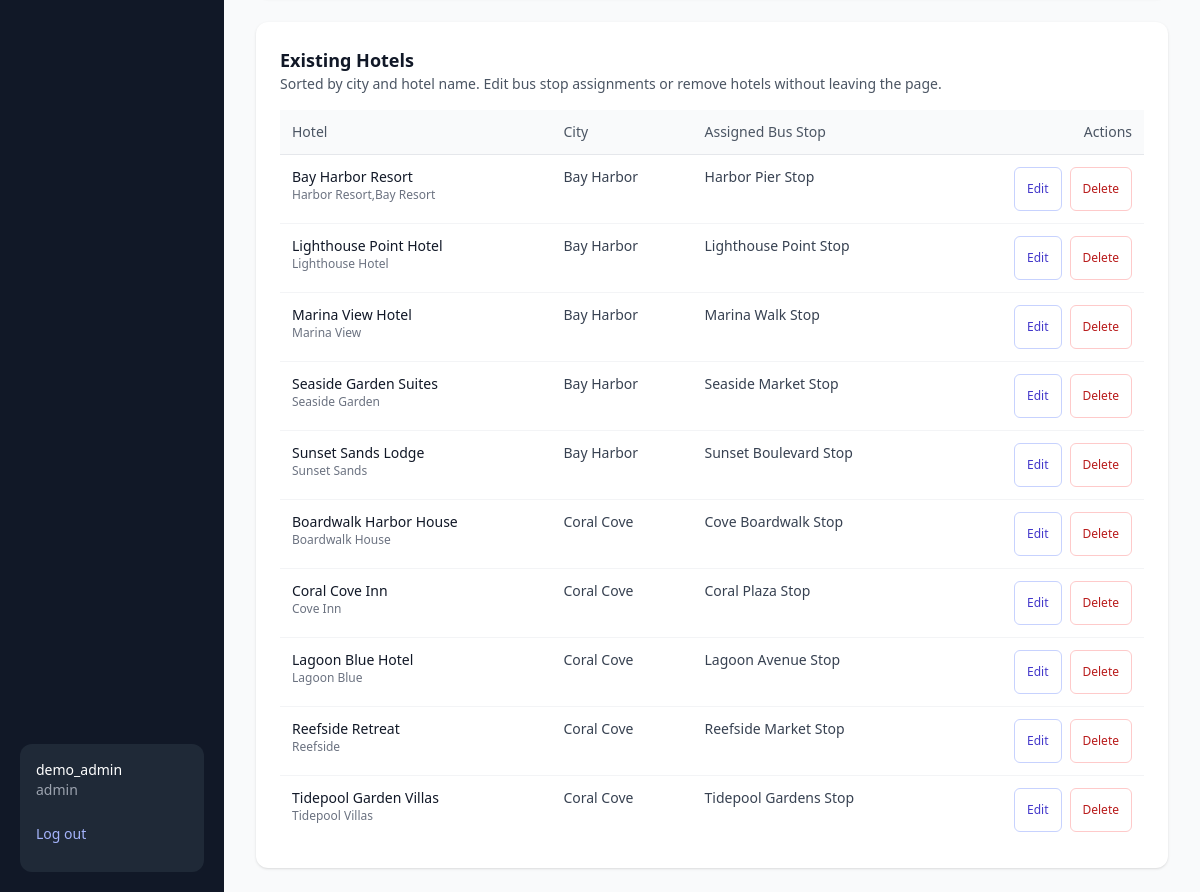
Page /hotel-management (signed in, lower part) on the earlier database version.
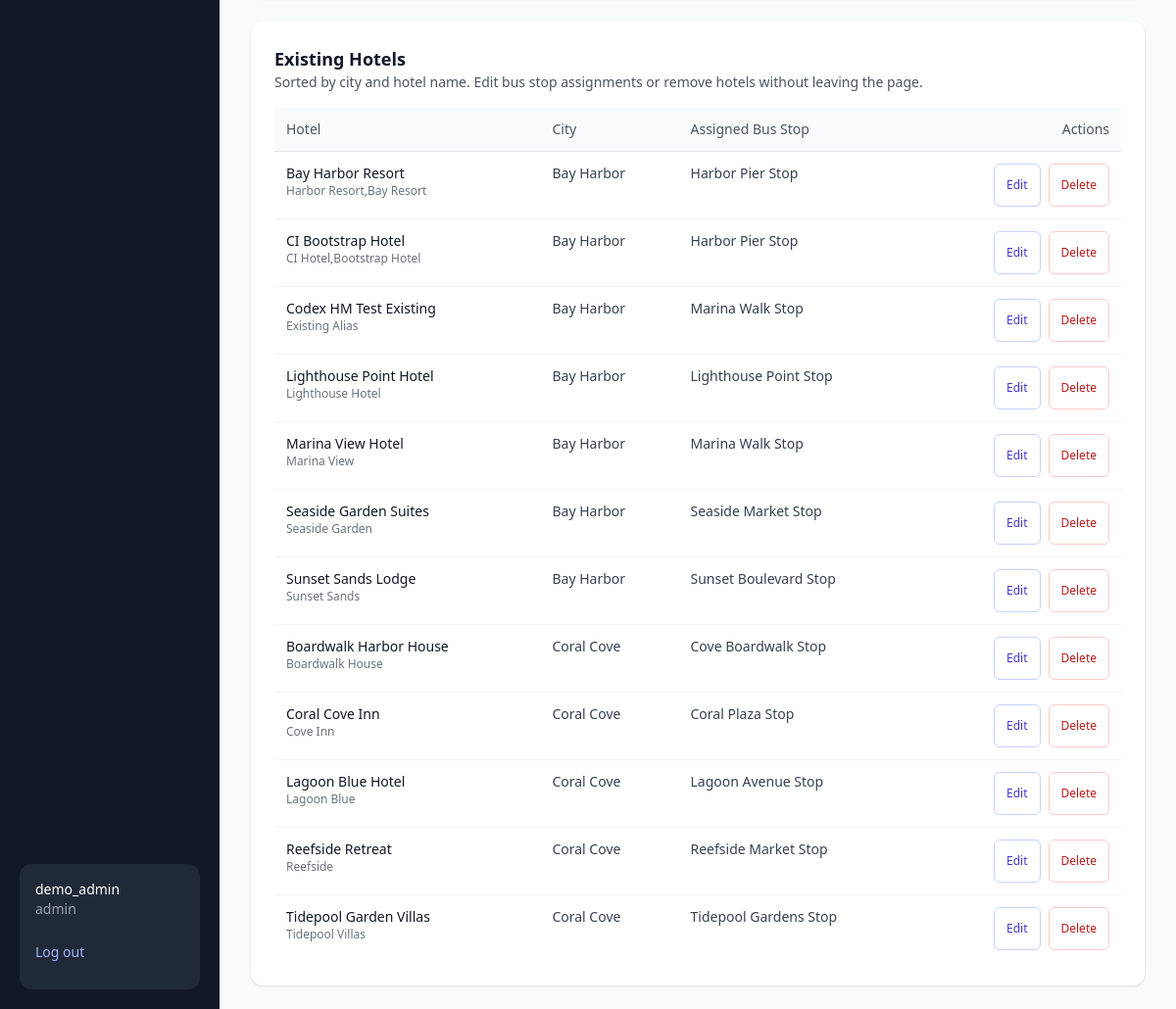
Same page on the later database version.
### cruise_email_dashboard/database/models.py (models this page shows)
class Hotel(Base):
    __tablename__ = "hotels"
    id: Mapped[int] = mapped_column(Integer, primary_key=True)
    name: Mapped[str] = mapped_column(String(255), unique=True, nullable=False)
    aliases: Mapped[str] = mapped_column(Text, default="", nullable=False)
    bus_stop_id: Mapped[int | None] = mapped_column(ForeignKey("bus_stops.id"))
    city_id: Mapped[int | None] = mapped_column(ForeignKey("cities.id"))
    city: Mapped["City | None"] = relationship("City", back_populates="hotels")
    bus_stop: Mapped["BusStop | None"] = relationship("BusStop", back_populates="hotels")
    emails: Mapped[list["EmailLog"]] = relationship("EmailLog", back_populates="detected_hotel")

class City(Base):
    __tablename__ = "cities"
    id: Mapped[int] = mapped_column(Integer, primary_key=True)
    name: Mapped[str] = mapped_column(String(128), unique=True, nullable=False)
    local_name: Mapped[str] = mapped_column(String(128), default="", nullable=False)
    timezone: Mapped[str] = mapped_column(String(64), default="Europe/Sofia", nullable=False)
    aliases: Mapped[str] = mapped_column(Text, default="", nullable=False)
    hotels: Mapped[list["Hotel"]] = relationship("Hotel", back_populates="city")
    bus_stops: Mapped[list["BusStop"]] = relationship("BusStop", back_populates="city")

class BusStop(Base):
    __tablename__ = "bus_stops"
    id: Mapped[int] = mapped_column(Integer, primary_key=True)
    name: Mapped[str] = mapped_column(String(255), unique=True, nullable=False)
    address: Mapped[str] = mapped_column(String(255), nullable=False)
    latitude: Mapped[float] = mapped_column(Float, nullable=False)
    longitude: Mapped[float] = mapped_column(Float, nullable=False)
    city_id: Mapped[int | None] = mapped_column(ForeignKey("cities.id"))
    maps_url: Mapped[str] = mapped_column(String(500), default="", nullable=False)
    description: Mapped[str] = mapped_column(String(500), default="", nullable=False)
    vehicle_type: Mapped[VehicleType] = mapped_column(SqlEnum(VehicleType), default=VehicleType.shuttle, nullable=False)
    city: Mapped["City | None"] = relationship("City", back_populates="bus_stops")
    hotels: Mapped[list["Hotel"]] = relationship("Hotel", back_populates="bus_stop")
    schedules: Mapped[list["Schedule"]] = relationship("Schedule", back_populates="bus_stop", cascade="all, delete-orphan")
    emails: Mapped[list["EmailLog"]] = relationship("EmailLog", back_populates="assigned_bus_stop")

### cruise_email_dashboard/routers/admin.py (the view)
@hotel_management_router.get("/hotel-management")
def hotel_management_page(request: Request, db: Session = Depends(get_db), user: User = Depends(get_current_user)):
    _ensure_hotel_management_access(user)
    return templates.TemplateResponse(
        "hotel_management.html",
        template_context(
            request,
            user=user,
            cities=_ui_cities_with_stops(db),
            bus_stops=db.query(BusStop).order_by(BusStop.name).all(),
            bus_stops_payload=[_serialize_bus_stop(stop) for stop in db.query(BusStop).order_by(BusStop.name).all()],
            hotels=_hotels_for_management(db),
            hotels_payload=_hotel_management_payload(db)["hotels"],
            hotel_reprocess_status=get_hotel_reprocess_status(),
        ),
    )

### cruise_email_dashboard/templates/hotel_management.html (shortened to what this page needs)
{% extends "base.html" %}
{% block content %}
<div class="space-y-6">
    <div class="grid gap-6 xl:grid-cols-[minmax(0,26rem)_minmax(0,1fr)]">
        <div class="rounded-xl bg-white p-4 shadow sm:p-6">
            <div class="mb-4 flex flex-col gap-2 sm:flex-row sm:items-center sm:justify-between">
                <div>
                    <h2 class="text-lg font-semibold">Existing Hotels</h2>
                    <p class="text-sm text-gray-600">Sorted by city and hotel name. Edit bus stop assignments or remove hotels without leaving the page.</p>
                </div>
            </div>
            <div class="overflow-x-auto">
                <table class="min-w-full divide-y divide-gray-200 text-xs md:text-sm">
                    <thead class="bg-gray-50 text-left text-gray-600">
                        <tr>
                            <th class="px-3 py-3 font-medium">Hotel</th>
                            <th class="px-3 py-3 font-medium">City</th>
                            <th class="px-3 py-3 font-medium">Assigned Bus Stop</th>
                            <th class="px-3 py-3 font-medium text-right">Actions</th>
                        </tr>
                    </thead>
                    <tbody id="hotelTableBody" class="divide-y divide-gray-100 bg-white">
                        {% for hotel in hotels %}
                        <tr data-hotel-id="{{ hotel.id }}">
                            <td class="px-3 py-3 align-top">
                                <div class="font-medium text-gray-900">{{ hotel.name }}</div>
                                <div class="text-xs text-gray-500">{{ hotel.aliases or "No aliases" }}</div>
                            </td>
                            <td class="px-3 py-3 align-top text-gray-700">{{ hotel.city.name if hotel.city else "Unassigned" }}</td>
                            <td class="px-3 py-3 align-top text-gray-700">{{ hotel.bus_stop.name if hotel.bus_stop else "No default stop" }}</td>
                            <td class="px-3 py-3 align-top text-right">
                                <div class="flex justify-end gap-2">
                                    <button type="button" class="edit-hotel-btn min-h-11 rounded-md border border-indigo-200 px-3 py-2 text-xs font-medium text-indigo-700 transition hover:bg-indigo-50">Edit</button>
                                    <button type="button" class="delete-hotel-btn min-h-11 rounded-md border border-red-200 px-3 py-2 text-xs font-medium text-red-700 transition hover:bg-red-50">Delete</button>
                                </div>
                            </td>
                        </tr>
                        {% endfor %}
                    </tbody>
                </table>
            </div>
        </div>
    </div>
</div>
{% endblock %}

Differences in the rows shown:
added Hotel: name "CI Bootstrap Hotel", aliases "CI Hotel,Bootstrap Hotel", city "Bay Harbor", bus_stop "Harbor Pier Stop"
added Hotel: name "Codex HM Test Existing", aliases "Existing Alias", city "Bay Harbor", bus_stop "Marina Walk Stop"
